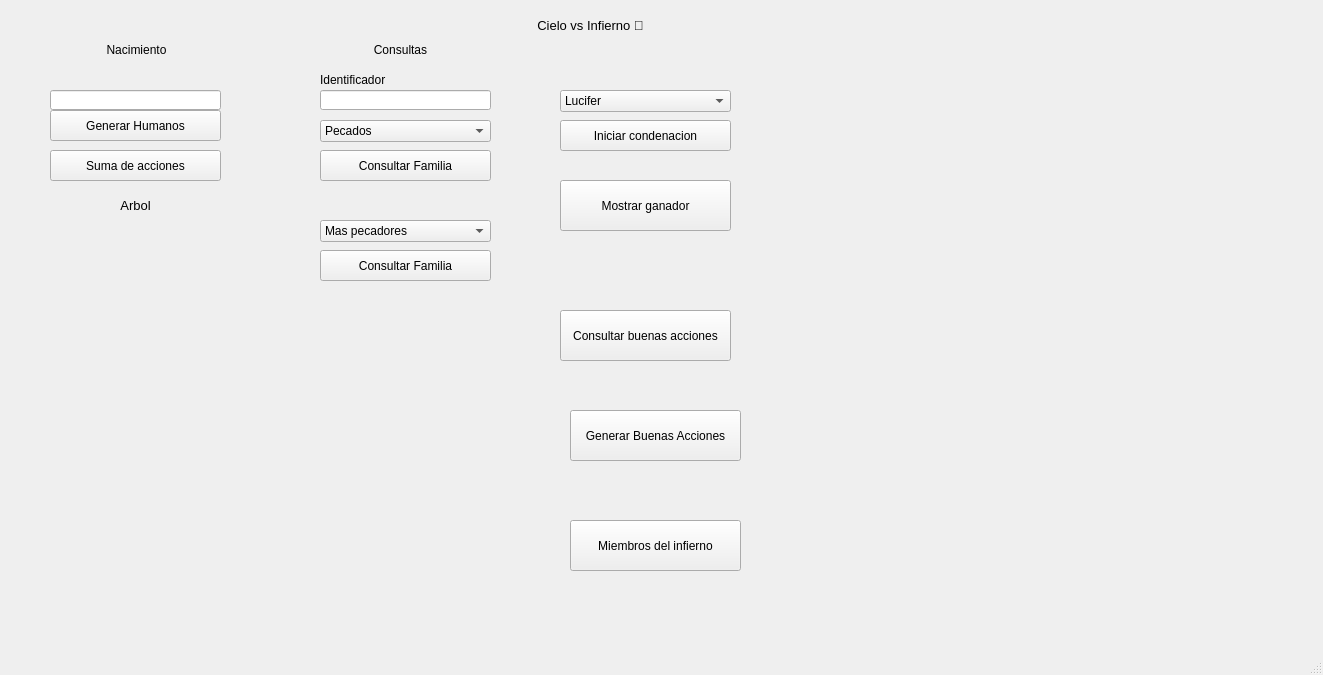
<?xml version="1.0" encoding="UTF-8"?>
<ui version="4.0">
 <class>MainWindow</class>
 <widget class="QMainWindow" name="MainWindow">
  <property name="geometry">
   <rect>
    <x>0</x>
    <y>0</y>
    <width>1323</width>
    <height>675</height>
   </rect>
  </property>
  <property name="windowTitle">
   <string>Cielo vs Infierno 😈</string>
  </property>
  <widget class="QWidget" name="centralwidget">
   <widget class="QLabel" name="label">
    <property name="geometry">
     <rect>
      <x>410</x>
      <y>0</y>
      <width>361</width>
      <height>51</height>
     </rect>
    </property>
    <property name="font">
     <font>
      <pointsize>10</pointsize>
     </font>
    </property>
    <property name="text">
     <string>Cielo vs Infierno 👹</string>
    </property>
    <property name="alignment">
     <set>Qt::AlignCenter</set>
    </property>
   </widget>
   <widget class="QPushButton" name="btnGenerateHumans">
    <property name="geometry">
     <rect>
      <x>50</x>
      <y>110</y>
      <width>171</width>
      <height>31</height>
     </rect>
    </property>
    <property name="text">
     <string>Generar Humanos</string>
    </property>
   </widget>
   <widget class="QPushButton" name="btnSumOfActions">
    <property name="geometry">
     <rect>
      <x>50</x>
      <y>150</y>
      <width>171</width>
      <height>31</height>
     </rect>
    </property>
    <property name="text">
     <string>Suma de acciones</string>
    </property>
   </widget>
   <widget class="QPushButton" name="GenerarBuenasAcciones">
    <property name="geometry">
     <rect>
      <x>570</x>
      <y>410</y>
      <width>171</width>
      <height>51</height>
     </rect>
    </property>
    <property name="text">
     <string>Generar Buenas Acciones</string>
    </property>
   </widget>
   <widget class="QPushButton" name="ConsultarMiembrosDeInfierno">
    <property name="geometry">
     <rect>
      <x>570</x>
      <y>520</y>
      <width>171</width>
      <height>51</height>
     </rect>
    </property>
    <property name="text">
     <string>Miembros del infierno</string>
    </property>
   </widget>
   <widget class="QPushButton" name="btnCondemnation">
    <property name="geometry">
     <rect>
      <x>560</x>
      <y>120</y>
      <width>171</width>
      <height>31</height>
     </rect>
    </property>
    <property name="text">
     <string>Iniciar condenacion</string>
    </property>
   </widget>
   <widget class="QPushButton" name="MostrarGanador">
    <property name="geometry">
     <rect>
      <x>560</x>
      <y>180</y>
      <width>171</width>
      <height>51</height>
     </rect>
    </property>
    <property name="text">
     <string>Mostrar ganador</string>
    </property>
   </widget>
   <widget class="QPushButton" name="ConsultarBuenasAcciones">
    <property name="geometry">
     <rect>
      <x>560</x>
      <y>310</y>
      <width>171</width>
      <height>51</height>
     </rect>
    </property>
    <property name="text">
     <string>Consultar buenas acciones</string>
    </property>
   </widget>
   <widget class="QPushButton" name="btnQueryFamily">
    <property name="geometry">
     <rect>
      <x>320</x>
      <y>150</y>
      <width>171</width>
      <height>31</height>
     </rect>
    </property>
    <property name="text">
     <string>Consultar Familia</string>
    </property>
   </widget>
   <widget class="QLineEdit" name="inpNumHumans">
    <property name="geometry">
     <rect>
      <x>50</x>
      <y>90</y>
      <width>171</width>
      <height>20</height>
     </rect>
    </property>
   </widget>
   <widget class="QLabel" name="lblTree">
    <property name="geometry">
     <rect>
      <x>50</x>
      <y>190</y>
      <width>171</width>
      <height>31</height>
     </rect>
    </property>
    <property name="font">
     <font>
      <pointsize>10</pointsize>
     </font>
    </property>
    <property name="text">
     <string>Arbol</string>
    </property>
    <property name="alignment">
     <set>Qt::AlignCenter</set>
    </property>
   </widget>
   <widget class="QLabel" name="lblTreeData">
    <property name="geometry">
     <rect>
      <x>50</x>
      <y>220</y>
      <width>221</width>
      <height>61</height>
     </rect>
    </property>
    <property name="text">
     <string/>
    </property>
   </widget>
   <widget class="QLabel" name="lblLastLvlTree">
    <property name="geometry">
     <rect>
      <x>50</x>
      <y>290</y>
      <width>221</width>
      <height>311</height>
     </rect>
    </property>
    <property name="text">
     <string/>
    </property>
   </widget>
   <widget class="QLabel" name="label_2">
    <property name="geometry">
     <rect>
      <x>56</x>
      <y>40</y>
      <width>161</width>
      <height>20</height>
     </rect>
    </property>
    <property name="text">
     <string>Nacimiento</string>
    </property>
    <property name="alignment">
     <set>Qt::AlignCenter</set>
    </property>
   </widget>
   <widget class="QLabel" name="label_3">
    <property name="geometry">
     <rect>
      <x>320</x>
      <y>40</y>
      <width>161</width>
      <height>20</height>
     </rect>
    </property>
    <property name="text">
     <string>Consultas</string>
    </property>
    <property name="alignment">
     <set>Qt::AlignCenter</set>
    </property>
   </widget>
   <widget class="QComboBox" name="cmbQueryFamily">
    <property name="geometry">
     <rect>
      <x>320</x>
      <y>120</y>
      <width>171</width>
      <height>22</height>
     </rect>
    </property>
    <item>
     <property name="text">
      <string>Pecados</string>
     </property>
    </item>
    <item>
     <property name="text">
      <string>Buenas Acciones</string>
     </property>
    </item>
   </widget>
   <widget class="QLineEdit" name="inpQueryFamily">
    <property name="geometry">
     <rect>
      <x>320</x>
      <y>90</y>
      <width>171</width>
      <height>20</height>
     </rect>
    </property>
   </widget>
   <widget class="QLabel" name="label_4">
    <property name="geometry">
     <rect>
      <x>320</x>
      <y>70</y>
      <width>161</width>
      <height>20</height>
     </rect>
    </property>
    <property name="text">
     <string>Identificador</string>
    </property>
    <property name="alignment">
     <set>Qt::AlignLeading|Qt::AlignLeft|Qt::AlignVCenter</set>
    </property>
   </widget>
   <widget class="QComboBox" name="comboBox_2">
    <property name="geometry">
     <rect>
      <x>320</x>
      <y>220</y>
      <width>171</width>
      <height>22</height>
     </rect>
    </property>
    <item>
     <property name="text">
      <string>Mas pecadores</string>
     </property>
    </item>
    <item>
     <property name="text">
      <string>Menos pecadores</string>
     </property>
    </item>
    <item>
     <property name="text">
      <string>Mas Buenos</string>
     </property>
    </item>
    <item>
     <property name="text">
      <string>Menos Buenos</string>
     </property>
    </item>
   </widget>
   <widget class="QPushButton" name="ConsultarPecados_2">
    <property name="geometry">
     <rect>
      <x>320</x>
      <y>250</y>
      <width>171</width>
      <height>31</height>
     </rect>
    </property>
    <property name="text">
     <string>Consultar Familia</string>
    </property>
   </widget>
   <widget class="QComboBox" name="cmbDemons">
    <property name="geometry">
     <rect>
      <x>560</x>
      <y>90</y>
      <width>171</width>
      <height>22</height>
     </rect>
    </property>
    <item>
     <property name="text">
      <string>Lucifer</string>
     </property>
    </item>
    <item>
     <property name="text">
      <string>Belcebu</string>
     </property>
    </item>
    <item>
     <property name="text">
      <string>Satan</string>
     </property>
    </item>
    <item>
     <property name="text">
      <string>Abadon</string>
     </property>
    </item>
    <item>
     <property name="text">
      <string>Mammon</string>
     </property>
    </item>
    <item>
     <property name="text">
      <string>Belfegor</string>
     </property>
    </item>
    <item>
     <property name="text">
      <string>Asmodeo</string>
     </property>
    </item>
   </widget>
  </widget>
  <widget class="QMenuBar" name="menubar">
   <property name="geometry">
    <rect>
     <x>0</x>
     <y>0</y>
     <width>1323</width>
     <height>21</height>
    </rect>
   </property>
  </widget>
  <widget class="QStatusBar" name="statusbar"/>
 </widget>
 <resources/>
 <connections/>
</ui>
